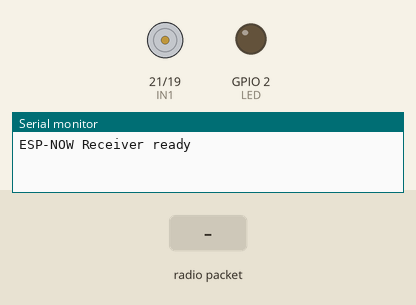
The sketch below on a simulated ESP32. Shown: motor-driver pin pairs drawn as motors (green arrow = first pin HIGH = forward, orange = second pin HIGH = backward, longer = more drive), output pins drawn as LEDs (lit = HIGH), the last lines printed to the serial monitor. Dashed ring = blinking. Inputs (shaded band) come from the test bench.

Above: at 1.2 s.
1.3 s: radio packet "1" arrives
At 1.47 s:
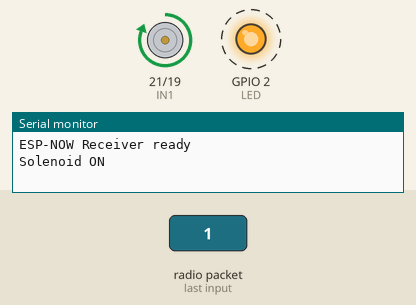
4.3 s: radio packet "0" arrives
At 4.9 s:
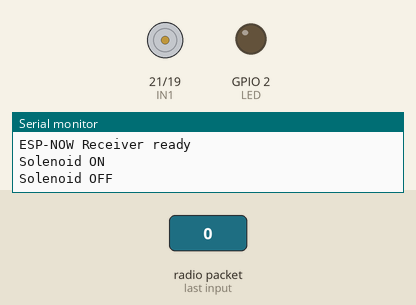
Timing chart, 0 to 7.3 s (numbered marks = the images above; inputs shaded):
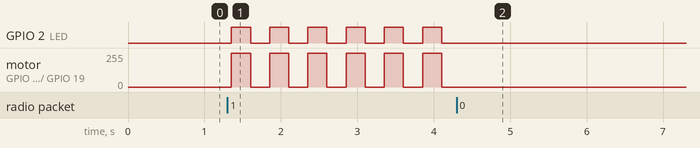

Measured:
- after the input at 1.3 s, GPIO 2 (LED): alternates HIGH for 0.25 s and LOW for 0.25 s, starting after 0.05 s; motor on GPIO 21 (IN1) / GPIO 19 (IN2): alternates forward 255/255 for 0.25 s and stopped for 0.25 s, starting after 0.05 s
- after the input at 4.3 s, GPIO 2 (LED): stops changing and stays LOW; motor on GPIO 21 (IN1) / GPIO 19 (IN2): stops changing and stays stopped

The sketch:

receiver.ino
```cpp
#include <WiFi.h>
#include <esp_now.h>

#define ESPNOW_WIFI_CHANNEL 6
#define LED 2
#define IN1 21
#define IN2 19

volatile bool ledState = false;
volatile int speed = 250;

// Called when data is received
void onReceive(const esp_now_recv_info_t *info, const uint8_t *data, int len) {


  if (len > 0) {
    if (data[0] == '1') {
      ledState = true;
      Serial.println("Solenoid ON");
    }
    else if (data[0] == '0') {
      ledState = false;
      Serial.println("Solenoid OFF");

      if (data[1] == '0'){
        speed = 100;
      } else if(data[1] == '1'){
        speed = 250;
      }
    }
  }
}

void setup() {
  Serial.begin(115200);

  pinMode(LED, OUTPUT);
  pinMode(IN1, OUTPUT);
  pinMode(IN2, OUTPUT);

  WiFi.mode(WIFI_STA);
  WiFi.setChannel(ESPNOW_WIFI_CHANNEL);

  if (esp_now_init() != ESP_OK) {
    Serial.println("ESP-NOW init failed");
    ESP.restart();
  }

  esp_now_register_recv_cb(onReceive);

  Serial.println("ESP-NOW Receiver ready");
}

void loop() {

  if (ledState){
    digitalWrite(LED, HIGH);
    digitalWrite(IN1, HIGH);
    digitalWrite(IN2, LOW);
    delay(speed);

    digitalWrite(LED, LOW);
    digitalWrite(IN1, LOW);
    digitalWrite(IN2, LOW);
    delay(speed - 10);
  }

  delay(10);
}
```
